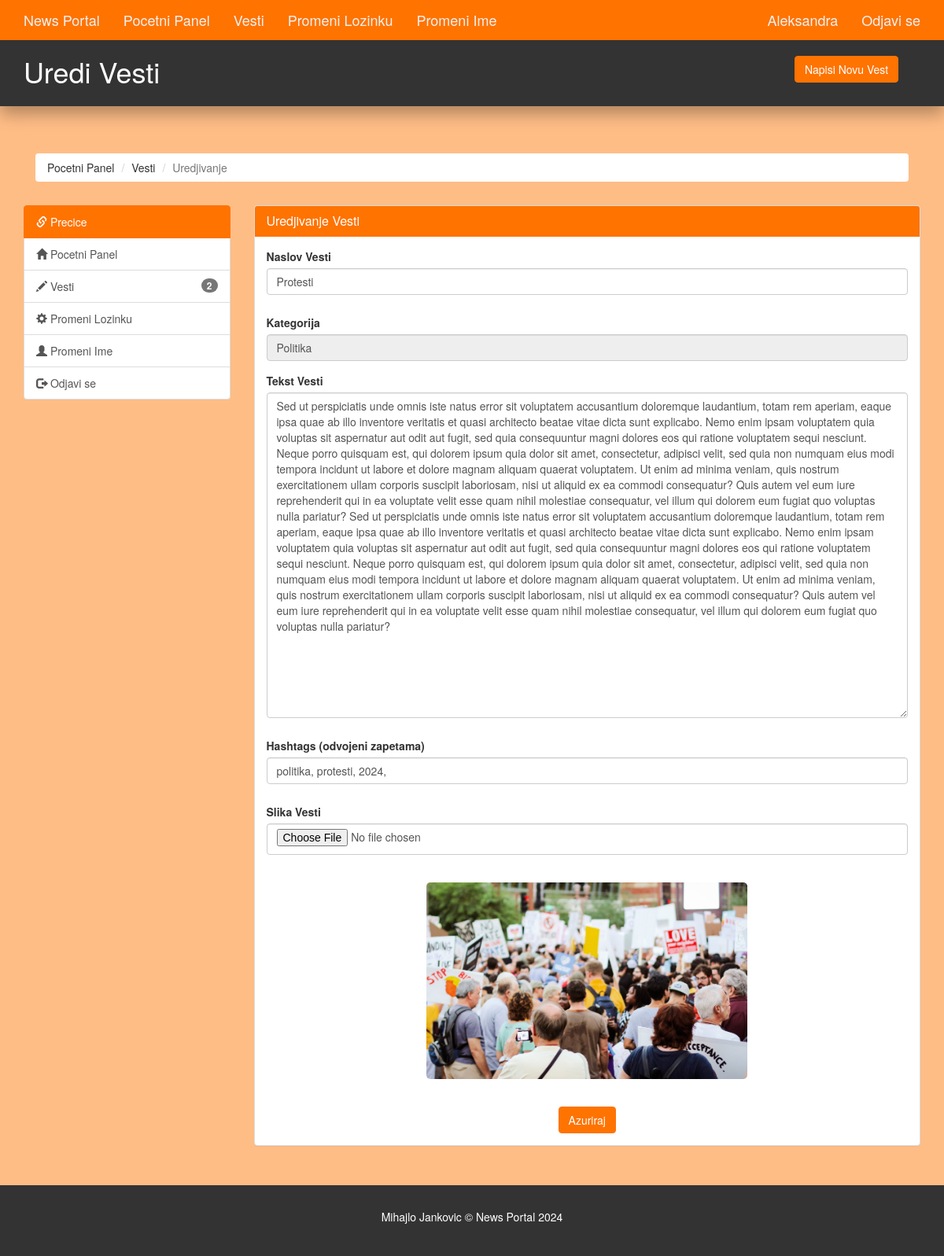
Page /author/edit-article.php?id=4 (signed in) on the committed database.
### tables this page shows
CREATE TABLE `article` (
  `article_id` int NOT NULL,
  `category_id` int NOT NULL,
  `author_id` int NOT NULL,
  `article_title` varchar(250) NOT NULL,
  `article_image` varchar(200) NOT NULL,
  `article_description` text NOT NULL,
  `article_date` date NOT NULL,
  `article_trend` tinyint NOT NULL,
  `article_active` tinyint NOT NULL,
  `likes` int DEFAULT '0',
  `article_hashtags` varchar(255) NOT NULL DEFAULT '',
  `dislikes` int DEFAULT '0'
);

CREATE TABLE `category` (
  `category_id` int NOT NULL,
  `category_name` varchar(45) NOT NULL,
  `category_color` varchar(35) NOT NULL,
  `category_image` varchar(250) NOT NULL,
  `category_description` varchar(350) NOT NULL
);

CREATE TABLE `article_hashtag` (
  `id` int NOT NULL,
  `article_id` int NOT NULL,
  `hashtag_name` varchar(255) NOT NULL
);

### author/edit-article.php (the view, shortened to what this page needs)
<?php
require('./includes/nav.inc.php');
if(isset($_GET['id'])) {
    $article_id = $_GET['id'];
} else {
    redirect('./articles.php');
}
?>
<section id="breadcrumb">
  <div class="container">
    <ol class="breadcrumb">
      <li><a href="./index.php">Pocetni Panel</a></li>
      <li><a href="./articles.php">Vesti</a></li>
      <li class="active">Uredjivanje</li>
    </ol>
  </div>
</section>
<section id="main">
  <div class="container">
    <div class="row">
      <?php
        $sql = "SELECT article.article_title,
                article.article_date,
                article.article_image,
                article.article_active,
                article.article_description,
                category.category_name,
                article.category_id
                FROM article, category
                WHERE article.author_id = {$author_id}
                AND article.article_id = {$article_id}
                AND article.category_id = category.category_id";
        $result = mysqli_query($con,$sql);
        $data = mysqli_fetch_assoc($result);
        $article_title = $data['article_title'];
        $article_desc = $data['article_description'];
        $article_image = $data['article_image'];
        require('./includes/quick-links.inc.php');
      ?>
      <div class="col-md-9">
        <div class="panel panel-default">
          <div class="panel-heading main-color-bg">
            <h3 class="panel-title">Uredjivanje Vesti</h3>
          </div>
          <div class="panel-body">
            <form method="post" id="edit_form" enctype="multipart/form-data">
              <div class="form-group">
                <label>Naslov Vesti</label>
                <input type="text" autocomplete="off" class="form-control" placeholder="Naslov Vesti"
                  value="<?php echo $article_title; ?>" name="article_title" id="article_title" required />
                <p id="error-title" class="error-msg text-danger"></p>
              </div>
              <div class="form-group">
                <label>Kategorija</label>
                <?php
                if (isset($_SESSION['AUTHOR_ID'])) {
                    $author_id = $_SESSION['AUTHOR_ID'];
                    $category_query = "SELECT category_name FROM category WHERE category_id = (SELECT category_id FROM author WHERE author_id = $author_id)";
                    $category_result = mysqli_query($con, $category_query);
                    if ($category_result && mysqli_num_rows($category_result) > 0) {
                        $category_row = mysqli_fetch_assoc($category_result);
                        $cat_name = $category_row['category_name'];
                    } else {
                        $cat_name = "Default Category";
                    }
                } else {
                    alert("Please Login to Enter Author Portal");
                    redirect('../author-login.php');
                }
                ?>
                <input type="text" class="form-control" value="<?php echo $cat_name; ?>" readonly />
              </div>
              <div class="form-group">
                <label>Tekst Vesti</label>
                <textarea name="article_desc" autocomplete="off" id="article_desc" class="form-control"
                  placeholder="Unesi tekst..." rows="20" min="150" required><?php echo $article_desc; ?></textarea>
                <p id="error-desc" class="error-msg text-danger"></p>
              </div>
              <div class="form-group">
                <label>Hashtags (odvojeni zapetama)</label>
                <input type="text" class="form-control" placeholder="Enter hashtags" name="hashtags" id="hashtags"
                    value="<?php
                        $existingHashtagsQuery = "SELECT hashtag_name FROM article_hashtag WHERE article_id = $article_id";
                        $existingHashtagsResult = mysqli_query($con, $existingHashtagsQuery);
                        while ($row = mysqli_fetch_assoc($existingHashtagsResult)) {
                            echo $row['hashtag_name'] . ', ';
                        }
                    ?>" />
                <p id="error-hashtags" class="error-msg text-danger"></p>
              </div>
              <div class="form-group">
                <label>Slika Vesti</label>
                <input type="file" class="form-control" placeholder="Slika Vesti" name="article_img" id="article_img"
                  accept="image/*" />
                <br>
              </div>
              <div class="form-group text-center">
                <img src="../assets/images/articles/<?php echo $article_image; ?>" class="image_preview"
                  id="image_preview" />
              </div>
              <br>
              <div class="text-center">
                <button type="submit" name="submit" class="btn btn-success">Azuriraj</button>
              </div>
            </form>
          </div>
        </div>
      </div>
    </div>
  </div>
</section>
<?php
  require('./includes/footer.inc.php')
?>

### assets/css/admin/style.css (style rules this page uses)
body { background: #ffbd86; }
.main-color-bg { background-color: #ff7300 !important; border-color: #ff7300 !important; color: #ffffff !important; }
.breadcrumb { margin: 30px 15px; background: #fff; color: #333333; }
.breadcrumb a { color: #333333; }
#main { min-height: 70.5vh; }
input[type="file"] { padding-bottom: 3.2rem; }
.image_preview { width: 50%; margin-left: auto; height: 250px; object-fit: cover; border-radius: var(--border-radius); }
.error-msg { padding-left: 1rem; padding-top: 1rem; font-weight: bold; }
.panel-body .text-center .btn { border-color: var(--primary-color); background-color: var(--primary-color) !important; }

### assets/css/partials/1-variables.css (style rules this page uses)
:root { --primary-color: #ff7300; --secondary-color: #f99500; --light-color: #f1f1f1; --dark-color: #50514f; --black-color: #333333; --tag-trend-color: #fa163f; --tag-yellow-color: #ffbe0b; --tag-purple-color: #8338ec; --tag-blue-color: #3a86ff; --tag-green-color: #00ff73; --tag-orange-color: #bb5700; --tag-pink-color: #ff0a54; --tag-brown-color: #663f3f; --tag-red-color: #ff0000; --tag-black-color: #000000; --tag-dark-color: #000083; --tag-mint-color: #00e8d1; --hover-color: #ee4444; --active-color: #b90615; --ts-vs: 0.56rem; --ts-sml: 0.8rem; --ts-md: 1.1rem; --ts-lg: 1.25rem; --hs-vs: 1.3rem; --hs-sml: 2rem; --hs-md: 2.5rem; --hs-lg: 3rem; --ff-monts: "Montserrat", sans-serif; --ff-nunito: "Nunito Sans", sans-serif; --ff-noto: "Noto Serif", serif; --ff-robo: "Roboto", sans-serif; --border-radius: 5px; }

### rows in the picture
article: article_title "Protesti", article_desc "Sed ut perspiciatis unde omnis iste natus error sit voluptatem accusantium doloremque laudantium, totam rem aperiam, eaque ipsa quae ab illo inventore veritatis et quasi architecto beatae vitae dicta sunt explicabo. Nemo enim ipsam voluptatem quia voluptas sit aspernatur aut odit aut fugit, sed quia consequuntur magni dolores eos qui ratione voluptatem sequi nesciunt. Neque porro quisquam est, qui dolorem ipsum quia dolor sit amet, consectetur, adipisci velit, sed quia non numquam eius modi tempora incidunt ut labore et dolore magnam aliquam quaerat voluptatem. Ut enim ad minima veniam, quis nostrum exercitationem ullam corporis suscipit laboriosam, nisi ut aliquid ex ea commodi…", article_image (picture)
category: category_name "Politika"
article_hashtag: hashtags "politika, protesti, 2024,"

### other values in the picture
$author_name "Aleksandra"
$page_title "Uredi Vesti"
$no_of_articles "2"
